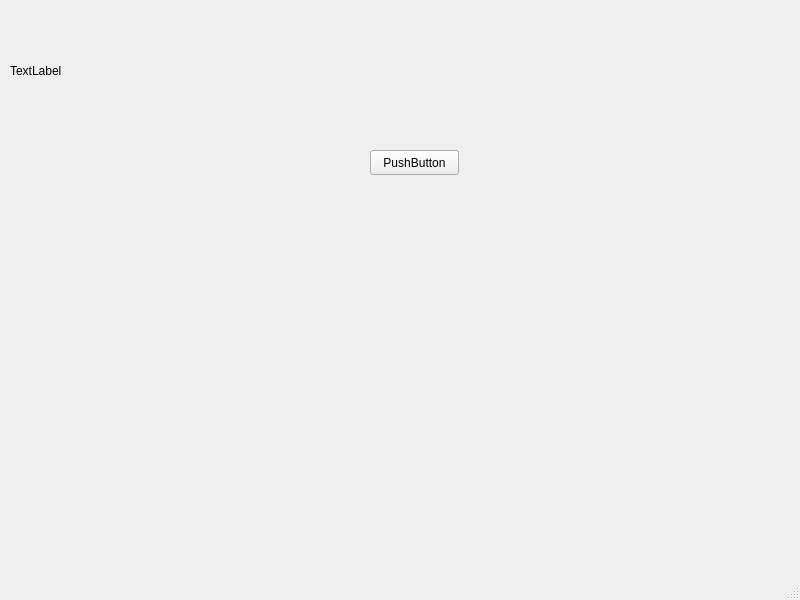
<?xml version="1.0" encoding="UTF-8"?>
<ui version="4.0">
 <class>MainWindow</class>
 <widget class="QMainWindow" name="MainWindow">
  <property name="geometry">
   <rect>
    <x>0</x>
    <y>0</y>
    <width>800</width>
    <height>600</height>
   </rect>
  </property>
  <property name="windowTitle">
   <string>MainWindow</string>
  </property>
  <widget class="QWidget" name="centralwidget">
   <widget class="QPushButton" name="pushButton">
    <property name="geometry">
     <rect>
      <x>370</x>
      <y>150</y>
      <width>89</width>
      <height>25</height>
     </rect>
    </property>
    <property name="text">
     <string>PushButton</string>
    </property>
   </widget>
   <widget class="QLabel" name="label">
    <property name="geometry">
     <rect>
      <x>10</x>
      <y>10</y>
      <width>451</width>
      <height>121</height>
     </rect>
    </property>
    <property name="text">
     <string>TextLabel</string>
    </property>
   </widget>
  </widget>
  <widget class="QMenuBar" name="menubar">
   <property name="geometry">
    <rect>
     <x>0</x>
     <y>0</y>
     <width>800</width>
     <height>22</height>
    </rect>
   </property>
  </widget>
  <widget class="QStatusBar" name="statusbar"/>
 </widget>
 <resources/>
 <connections/>
</ui>
